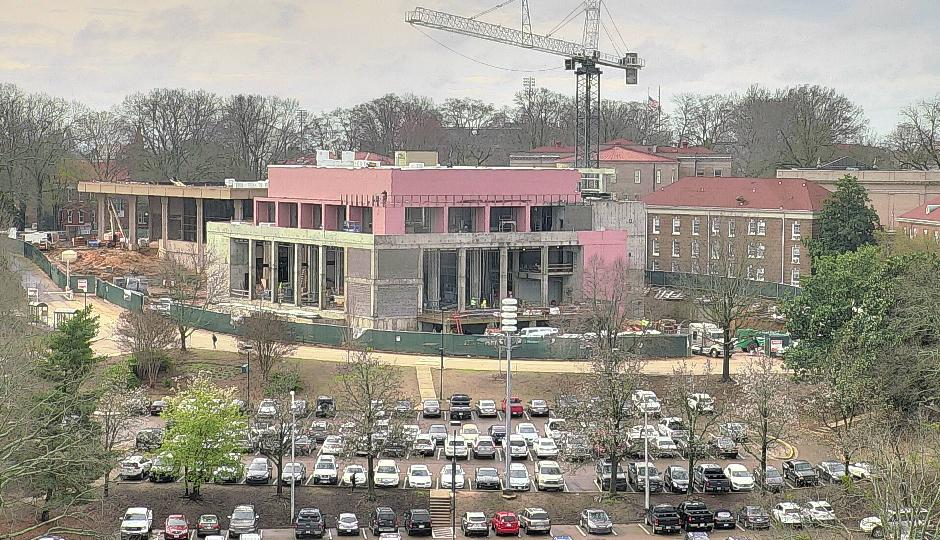
#> input picture Challenge 3/unionconstruction/unionconstruction_102.jpg, 940 x 540 px; its folder holds 4 pictures in this run
$ python ChocolateGecko.py
#> lines starting #> are read from the running program, lines starting #| are printed output that depends on the picture
#ChocolateGecko
#Challenge 3
#Last edited: March 9
#Source: Lecture, StackOverflow
import matplotlib.pyplot as mplot
from PIL import Image
import glob
import numpy as np
#list of images
imgsList = (glob.glob(r'C:\Users\yunik\Documents\CSCI 343\Challenge 3\unionconstruction\*.jpg'))
imgList=[]
first = True
sumImage=0
threshold=int(input("Enter the threshold value"))
#> the answer given: 100
for i in imgsList:
    image=Image.open(i)
#> image is the input picture: PIL image 940x540 RGB; mean R, G, B 152.4, 147.1, 136.6
    imgList.append(np.float32(image))
    temp = np.asarray(image)
    temp = temp.astype('float32')
    if first:
        sumImage = temp
        first = False
    else:
        sumImage = sumImage + temp
#averaging
avgArray = sumImage/len(imgsList)
avgArray=np.clip(avgArray, 0, 255)
s=0
for i in imgList:
    s=s+(i - avgArray)**2
#> this loop made 4 passes
#> pass 1, `s=s+(i - avgArray)**2`:
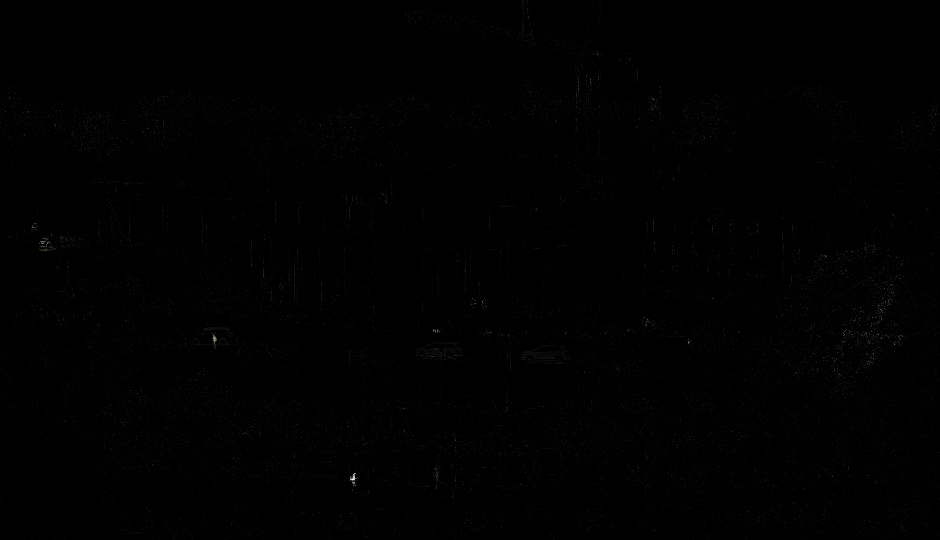
#> s: shape (540, 940, 3) float32; mean R, G, B 134.9, 134.3, 135.1; drawn with min black and max white
sd=np.sqrt(s/len(imgList))
sd=np.clip(sd, 0, 255)
#highlighting in red
for row in range(0,len(avgArray)):
    for col in range(0,len(avgArray[row])):
        if(sd[row][col]>threshold).any():
            avgArray[row][col]=(255,0,0)
#> avgArray: shape (540, 940, 3) float32; mean R, G, B 152.5, 147.1, 136.6
sdImg=Image.fromarray(sd.astype('uint8'))
avgImg = Image.fromarray(avgArray.astype('uint8'))
print(avgImg)
mplot.imshow(avgImg)
mplot.show()
# mplot.imshow(sdImg)
# mplot.show()
